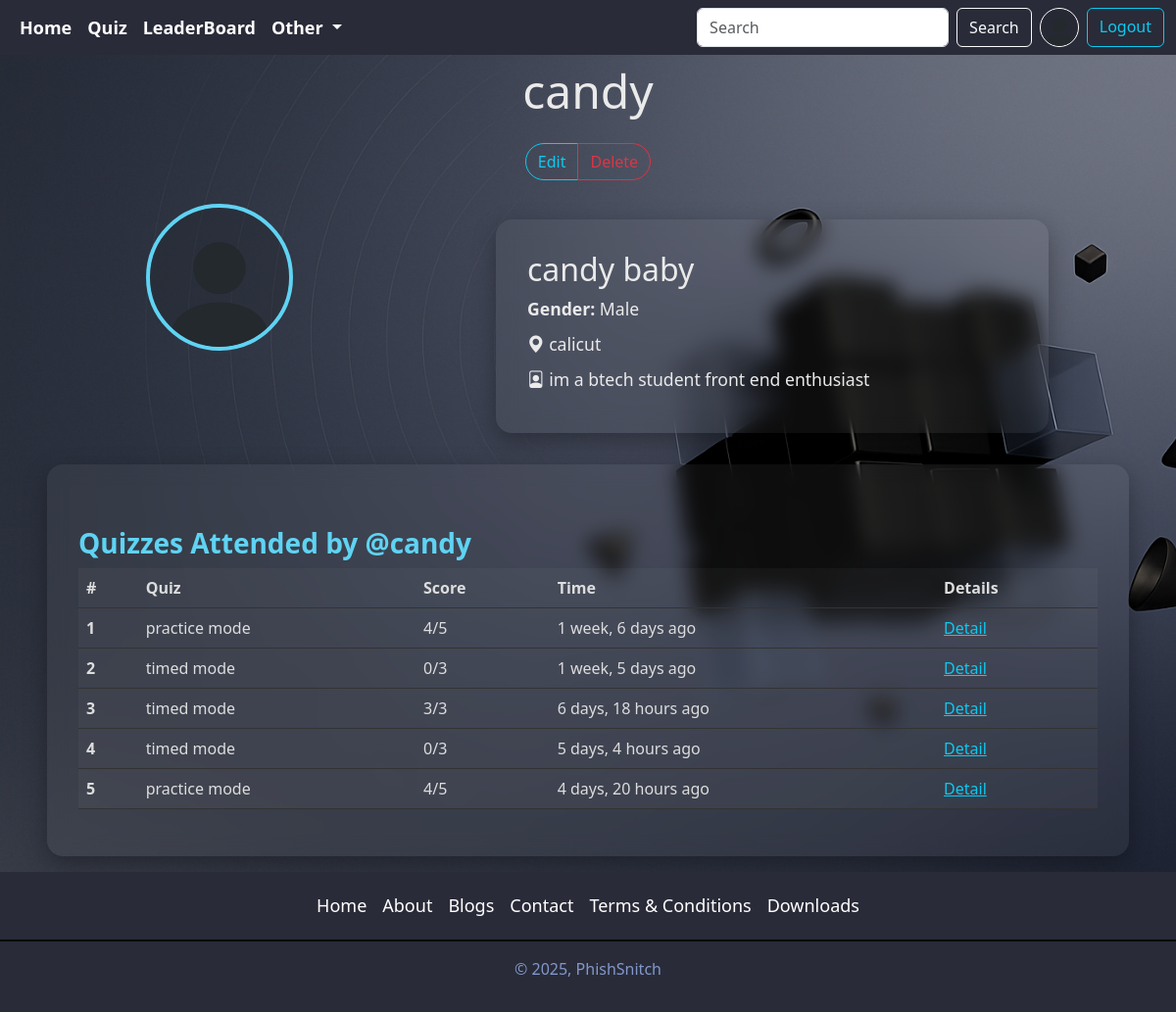
Screenshot of /user/profile/candy (signed in) with the database file from the repository.
### accounts/models.py (models this page shows, shortened)
class Profile(models.Model):
    user=models.OneToOneField(User, on_delete=models.CASCADE,null=True,verbose_name='User_Object')
    bio=models.TextField(blank=True,null=True)
    profile_image=models.ImageField(upload_to='profile_images',default='userdefault.png',blank=True,null=True,verbose_name='Profile_Pic')
    location=models.CharField(max_length=100,blank=True,null=True)
    GENDER=(
        ('Male','Male'),
        ('Female','Female'),
        ('Other','Other')
    )
    gender=models.CharField(max_length=6,choices=GENDER,blank=True,null=True)
    rank=models.IntegerField(null=True,blank=True,editable=True,default=0)
    total_score = models.IntegerField(default=0)
    @property
    def full_name(self):
        return f"{self.user.first_name} {self.user.last_name}"

### quiz/models.py (models this page shows, shortened)
class QuizSubmission(models.Model):
    user=models.ForeignKey(User,on_delete=models.CASCADE)
    quiz=models.ForeignKey(Quiz,on_delete=models.CASCADE)
    score=models.IntegerField()
    submitted_at=models.DateTimeField(auto_now_add=True)

class Quiz(models.Model):
    title = models.CharField(max_length=255)
    description = models.TextField()
    category = models.ForeignKey(Category, on_delete=models.CASCADE)
    quiz_file = models.FileField(upload_to='quiz/')
    created_at = models.DateTimeField(auto_now_add=True)
    uploaded_at = models.DateTimeField(auto_now=True)
    class Meta:
        verbose_name_plural = 'Quizzes'

class Question(models.Model):
    quiz = models.ForeignKey(Quiz, on_delete=models.CASCADE)
    text = models.TextField()

### accounts/views.py (the view)
# urls.py: path('profile/<str:username>',views.userprofile,name='profile'),
@login_required
def userprofile(request,username):
    user_object2=get_object_or_404(User,username=username)
    user_profile2=get_object_or_404(Profile,user=user_object2)
    submissions=QuizSubmission.objects.filter(user=user_object2)
    context={"user_profile2": user_profile2,"submissions":submissions}
    return render(request,'profile.html',context)

### templates/profile.html (shortened to what this page needs)
{% extends 'index.html' %}
{% load static %}
{% block content %}
<div class="w-100 profile-wrapper px-4 px-md-5">
  <h1 class="display-5 text-center mb-4">{{ user_profile2.user.username }}</h1>
  {% if request.user.username == user_profile2.user.username %}
    <div class="text-center mb-4">
      <div class="btn-group">
        <a href="{% url 'edit_profile' %}" class="btn btn-outline-info">Edit</a>
        <a href="{% url 'delete_profile' %}" class="btn btn-outline-danger">Delete</a>
      </div>
    </div>
  {% endif %}
  <div class="row justify-content-center">
    <div class="col-md-4 text-center">
      <img src="{{ user_profile2.profile_image.url }}" alt="user profile" class="profile-img mb-3">
    </div>
    <div class="col-md-6 card-glass profile-data">
      <h2>{{ user_profile2.full_name }}</h2>
      <p><strong>Gender:</strong> {{ user_profile2.gender }}</p>
      <p><i class="bi bi-geo-alt-fill"></i> {{ user_profile2.location }}</p>
      <p><i class="bi bi-file-person"></i> {{ user_profile2.bio }}</p>
    </div>
  </div>
  <div class="card-glass">
    <h3 class="section-title">Quizzes Attended by @{{ user_profile2.user.username }}</h3>
    <div class="table-responsive">
      <table class="table table-hover quiz-table">
        <thead>
          <tr>
            <th>#</th>
            <th>Quiz</th>
            <th>Score</th>
            <th>Time</th>
            <th>Details</th>
          </tr>
        </thead>
        <tbody>
          {% for submission in submissions %}
            <tr>
              <th>{{ forloop.counter }}</th>
              <td title="{{ submission.quiz.title }}">{{ submission.quiz.title|truncatewords:8 }}</td>
              <td>{{ submission.score }}/{{ submission.quiz.question_set.all|length }}</td>
              <td>{{ submission.submitted_at|timesince }} ago</td>
              <td><a href="{% url 'quiz_result' submission.id %}" class="text-info">Detail</a></td>
            </tr>
          {% empty %}
            <tr><td colspan="5" class="text-center">No quizzes taken yet.</td></tr>
          {% endfor %}
        </tbody>
      </table>
    </div>
  </div>
</div>
{% endblock content %}

### templates/components/navbar.html (shortened to what this page needs)
{% load static %}
<nav class="navbar navbar-expand-lg ">
    <div class="container-fluid">
      <div class="collapse navbar-collapse" id="navbarSupportedContent">
        <ul class="navbar-nav me-auto mb-2 mb-lg-0">
          <li class="nav-item content">
            <a class="nav-link active" aria-current="page" href="{% url 'home' %}">Home</a>
          </li>
          <li class="nav-item content">
            <a class="nav-link" href="{% url 'category_view' %}">Quiz</a>
          </li>
          <li class="nav-item content">
            <a class="nav-link" href="{%  url 'leaderboard' %}">LeaderBoard</a>
          </li>
          <li class="nav-item dropdown content " style="background-color: #292b38;">
            <a class="nav-link dropdown-toggle" href="#" role="button" data-bs-toggle="dropdown" aria-expanded="false">
              Other
            </a>
          </li>
        </ul>
        <form class="d-flex" role="search" action="{% url 'search_users' %}">
          <input class="form-control me-2" type="search" placeholder="Search" aria-label="Search" name="q"/>
          <button class="btn btn-outline-light" type="submit">Search</button>
          {% if request.user.is_authenticated %}
          <a href="{% url 'profile' request.user.username %}" data-bs-toggle="tooltip" data-bs-placement="bottom" data-bs-title="{{request.user.username}}" >
            <img src="{{ request.user.profile.profile_image.url }}" alt="image not found" width="40" height="40" class="rounded-circle mx-2 border border-white" style="border-width: 2px;">
          </a>
          <a href="{% url 'logout' %}" class="btn btn-outline-info ">Logout</a>
          {% else %}
          <a href="{% url 'login' %}" class="btn btn-outline-info ms-2">Login</a>
          {% endif %}
        </form>
      </div>
    </div>
  </nav>

### templates/components/navbar.html (style rules this page uses)
.navbar { background-color: #292b38; display: flex; justify-content: space-around; align-items: center; font-weight: bolder; position:fixed; top: 0px; z-index: 100; width: 100vw; }
.content a { text-decoration: none; color: white; padding: 5px; font-size: large; z-index: 10; }

### templates/components/footer.html (style rules this page uses)
.content a { text-decoration: none; color: white !important; padding: 5px; font-size: large; z-index: 10; }

### rows the page displays
Profile: user.username "candy", profile_image (placeholder picture), full_name "candy baby", gender "Male", location "calicut", bio "im a btech student front end enthusiast"
QuizSubmission: quiz "practice mode", score "4", quiz.question_set.all|length "5", submitted_at "1 week, 6 days"
QuizSubmission: quiz "timed mode", score "0", quiz.question_set.all|length "3", submitted_at "1 week, 5 days"
QuizSubmission: quiz "timed mode", score "3", quiz.question_set.all|length "3", submitted_at "6 days, 18 hours"
QuizSubmission: quiz "timed mode", score "0", quiz.question_set.all|length "3", submitted_at "5 days, 4 hours"
QuizSubmission: quiz "practice mode", score "4", quiz.question_set.all|length "5", submitted_at "4 days, 20 hours"
